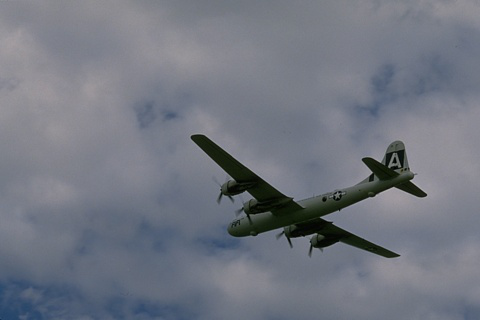
#> input picture data/3096_HR.png, 480 x 320 px, found by its file name; the run also reads 1 picture not shown here
$ jupyter execute --allow-errors 'Filter and Segmentation.ipynb'
#> lines starting #> are read from the running program, lines starting #| are printed output that depends on the picture; after the words box and inside, x2 and y2 are one past the last pixel; in counts of white or black regions, pixels touching at a corner belong together
[cell 1]
import numpy as np
import matplotlib.pyplot as plt
from skimage import color, morphology, io, filters
from skimage.morphology import disk, square
from scipy import ndimage as ndi
from skimage.segmentation import watershed
from skimage.util import img_as_ubyte
from skimage import feature

# Median filter

[cell 2]
image = io.imread("texte_bruit.gif")

Le bruit dans cette image est de type "pepper-salt". Pour débruiter cette image, j'utilise le filtre de la mediane avec un disque de taille 2 qui semble donner un bon résultat. Les pixels noirs ont disparu et les lettres ne se sont pas trop déformées

#> (a cell that did not finish here is left out)

# Segmentation

[cell 4]
image_3096_HR   = io.imread("3096_HR.png")
#> image_3096_HR is the input picture: shape (320, 480, 3); mean R, G, B 113.9, 118.4, 129.2
image_37073_HR  = io.imread("37073_HR.png")
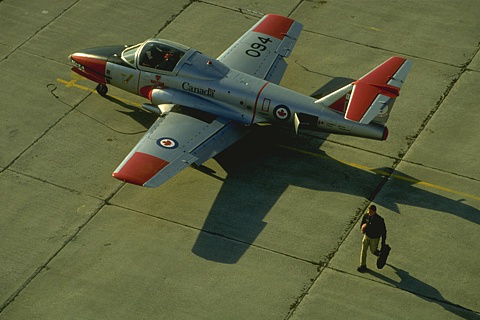
#> input picture data/37073_HR.png, 480 x 320 px, found by its file name
#> image_37073_HR is the input picture: shape (320, 480, 3); mean R, G, B 90.4, 95.5, 62.9
image_66053_HR  = io.imread("66053_HR.png")
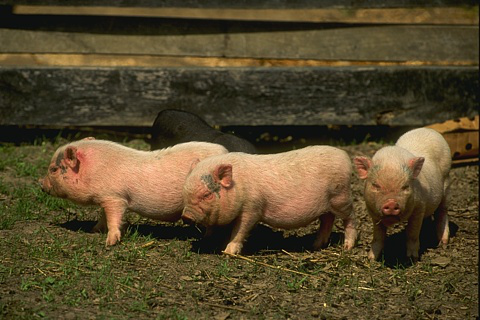
#> input picture data/66053_HR.png, 480 x 320 px, found by its file name
#> image_66053_HR is the input picture: shape (320, 480, 3); mean R, G, B 87.1, 73.5, 44.6
image_101087_HR = io.imread("101087_HR.png")
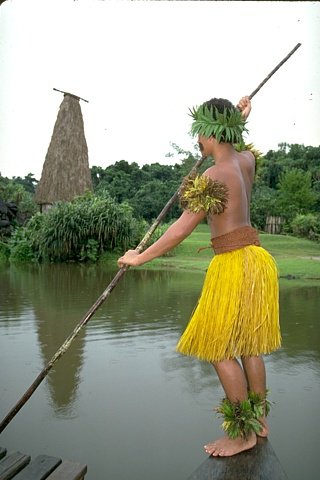
#> input picture data/101087_HR.png, 320 x 480 px, found by its file name
#> image_101087_HR is the input picture: shape (480, 320, 3); mean R, G, B 153.3, 156.3, 133.7

Fonction pour transformer une image qui a 3 dimensions en 2 dimensions en somment/moyennant/maximisant la dimension des couleurs (la 3ème)

[cell 5]
def transform_3D_to_2D(image3D, type="max"):

    if type == "max":
        image2D = np.max(image3D, axis=2)
    elif type == "mean":
        image2D = np.mean(image3D, axis=2)
    elif type == "sum":
        image2D = np.sum(image3D, axis=2)
    else:
        error("unknown type argument")

    return image2D

Fonctions pour segmenter une image en utilisant l'algorithme watershed. Les paramètres permettent de configurer le lisssage lors du calcul du gradient et la valeur du seuil pour calculer les marqueurs qui seront utilisés dans le watershed.

[cell 6]
def segmente_image(image, smooth=2, threshold_gradient=20, transform_channel="max", compactness=0.01):

#> called with smooth = 3, threshold_gradient = 20, transform_channel = 'max', compactness = 0.01
    image_uint8 = img_as_ubyte(image)

    gradients = np.zeros((image.shape))
    for i in range(image.shape[2]):
        # denoise image
        denoised = filters.rank.median(image_uint8[:,:,i], disk(2))
        # local gradient (disk(2) is used to keep edges thin)
        gradients[:,:,i] = filters.rank.gradient(denoised, disk(smooth))

    gradient = transform_3D_to_2D(gradients, type=transform_channel)

    # find continuous region  --> markers
    markers = gradient < threshold_gradient
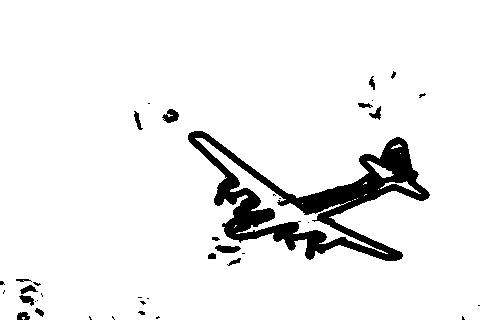
#> markers: shape (320, 480) bool; 93.3% white; 38 black regions (21 under 20 px), largest, box (x1, y1, x2, y2) and area: (188, 131, 430, 261) 9214, (215, 245, 241, 253) 148, (162, 109, 179, 123) 147
    markers = ndi.label(markers)[0]
#> markers: shape (320, 480) int32; 28 distinct labels, from 0 to 27

    # process the watershed
    labels = watershed(gradient, markers, watershed_line=True, compactness=compactness)
#> labels: shape (320, 480) int32; 27 distinct labels, from 1 to 27

    return gradient, markers, labels

Fonctions pour affcher les différentes étapes de la segmentation par watershed

[cell 7]
def display_segmentation(image, gradient, markers, labels, title=""):

#> called with title = ''
    plt.figure(figsize=(17, 4))

    plt.subplot(141)
    plt.imshow(image, cmap="gray")
    plt.xticks([]), plt.yticks([]), plt.gca().set_aspect('auto')
    plt.title("Original")

    plt.subplot(142)
    plt.imshow(gradient)#, cmap="gray")
    plt.xticks([]), plt.yticks([]), plt.colorbar(), plt.gca().set_aspect('auto')
    plt.title("Local Gradient")

    plt.subplot(143)
    plt.imshow(markers, cmap="nipy_spectral")
    plt.xticks([]), plt.yticks([]), plt.colorbar(), plt.gca().set_aspect('auto')
    plt.title("Markers")

    plt.subplot(144)
    plt.imshow(image, cmap="gray")
    plt.imshow(labels, cmap="nipy_spectral", alpha=.7)
    plt.xticks([]), plt.yticks([]), plt.colorbar(), plt.gca().set_aspect('auto')
    plt.title("Segmented")

    plt.suptitle(title, fontweight="bold", fontsize=15)
    plt.show()

[cell 8]
gradient, markers, labels = segmente_image(image_3096_HR,3,20,"max")
display_segmentation(image_3096_HR, gradient, markers, labels)

[cell 9]
gradient, markers, labels = segmente_image(image_37073_HR, 4, 20)
#> in segmente_image (call 2), `markers = gradient < threshold_gradient`: markers: shape (320, 480) bool; 67.2% white; 41 black regions (16 under 20 px), largest, box (x1, y1, x2, y2) and area: (0, 0, 480, 320) 47888, (12, 169, 50, 187) 314, (0, 150, 23, 174) 258
#> in segmente_image (call 2), `markers = ndi.label(markers)[0]`: markers: shape (320, 480) int32; 143 distinct labels, from 0 to 142
#> in segmente_image (call 2), `labels = watershed(gradient, markers, watershed_line=True, compactness..`: labels: shape (320, 480) int32; 142 distinct labels, from 1 to 142
display_segmentation(image_37073_HR, gradient, markers, labels)

[cell 10]
gradient, markers, labels = segmente_image(image_66053_HR, 3, 5)
#> call 3 of segmente_image, with smooth = 3, threshold_gradient = 5, transform_channel = 'max', compactness = 0.01
#> after the loop in segmente_image (call 3), `for i in range(image.shape[2]):`:
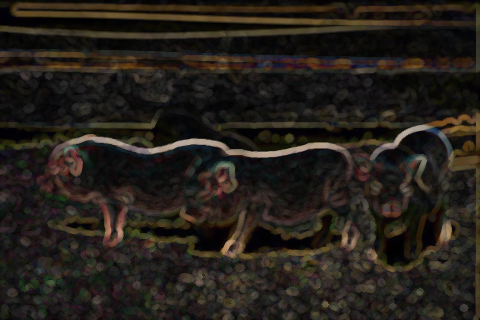
#> gradients: shape (320, 480, 3) float64; mean R, G, B 37.1, 31.9, 26
#> in segmente_image (call 3), `markers = gradient < threshold_gradient`: markers: shape (320, 480) bool; 1.2% white; 84 white regions (69 under 20 px), largest, box (x1, y1, x2, y2) and area: (0, 18, 108, 26) 536, (387, 237, 403, 260) 243, (257, 230, 273, 244) 121
#> in segmente_image (call 3), `markers = ndi.label(markers)[0]`: markers: shape (320, 480) int32; 110 distinct labels, from 0 to 109
#> in segmente_image (call 3), `labels = watershed(gradient, markers, watershed_line=True, compactness..`:
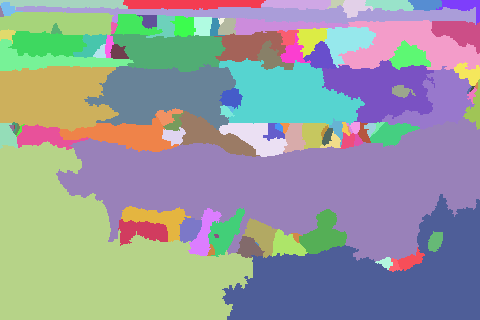
#> labels: shape (320, 480) int32; 109 distinct labels, from 1 to 109; one colour per label, 0 black
display_segmentation(image_66053_HR, gradient, markers, labels)

[cell 11]
gradient, markers, labels = segmente_image(image_101087_HR, 2, 100, compactness=1)
#> call 4 of segmente_image, with smooth = 2, threshold_gradient = 100, transform_channel = 'max', compactness = 1
#> after the loop in segmente_image (call 4), `for i in range(image.shape[2]):`:
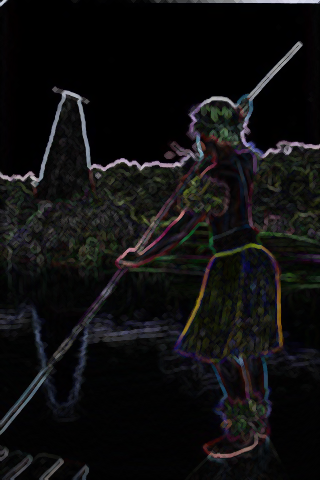
#> gradients: shape (480, 320, 3) float64; mean R, G, B 16.1, 15.6, 15.9
#> in segmente_image (call 4), `markers = gradient < threshold_gradient`: markers: shape (480, 320) bool; 97.1% white; 57 black regions (37 under 20 px), largest, box (x1, y1, x2, y2) and area: (0, 90, 195, 187) 1285, (240, 42, 320, 158) 968, (202, 0, 320, 3) 343
#> in segmente_image (call 4), `markers = ndi.label(markers)[0]`:
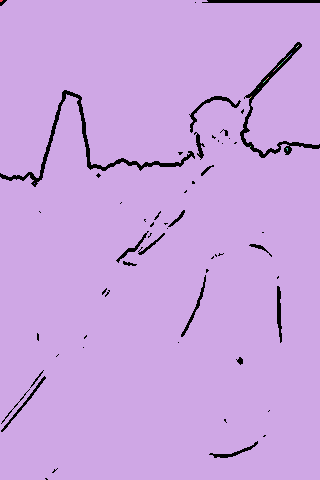
#> markers: shape (480, 320) int32; 38 distinct labels, from 0 to 37; one colour per label, 0 black
#> in segmente_image (call 4), `labels = watershed(gradient, markers, watershed_line=True, compactness..`:
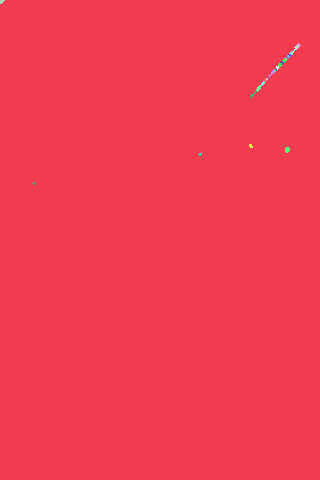
#> labels: shape (480, 320) int32; 37 distinct labels, from 1 to 37; one colour per label, 0 black
display_segmentation(image_101087_HR, gradient, markers, labels)

## representation LAB

[cell 12]
image_lab = color.rgb2lab(image_3096_HR)
#> image_lab: shape (320, 480, 3) float64; mean of channels 0, 1, 2 49.5, 0.7, -6.4
image_lab_scaled = (image_lab + [0, 128, 128]) / [100, 255, 255]
#> image_lab_scaled: shape (320, 480, 3) float64; mean of channels 0, 1, 2 0.495, 0.505, 0.477
gradient, markers, labels = segmente_image(image_lab_scaled, 3, 15,"max")
#> in segmente_image (call 5), `image_uint8 = img_as_ubyte(image)`: image_uint8: shape (320, 480, 3); mean of channels 0, 1, 2 126.3, 128.7, 121.7
#> the loop in segmente_image (call 5), `for i in range(image.shape[2]):` made 3 passes
#> pass 3, in segmente_image (call 5), `denoised = filters.rank.median(image_uint8[:,:,i], disk(2))`:
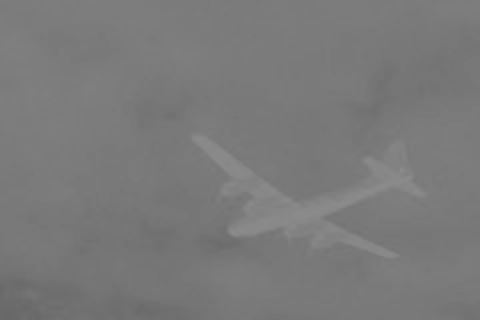
#> denoised: shape (320, 480); min 104, max 140, mean 121.7
#> after the loop in segmente_image (call 5), `for i in range(image.shape[2]):`: gradients: shape (320, 480, 3) float64; mean of channels 0, 1, 2 8.5, 1.1, 1.8
display_segmentation(image_lab_scaled, gradient, markers, labels)

# representation HSV

[cell 13]
image_hsv = color.rgb2hsv(image_3096_HR)
gradient, markers, labels = segmente_image(image_hsv, 1, 20,"max")
